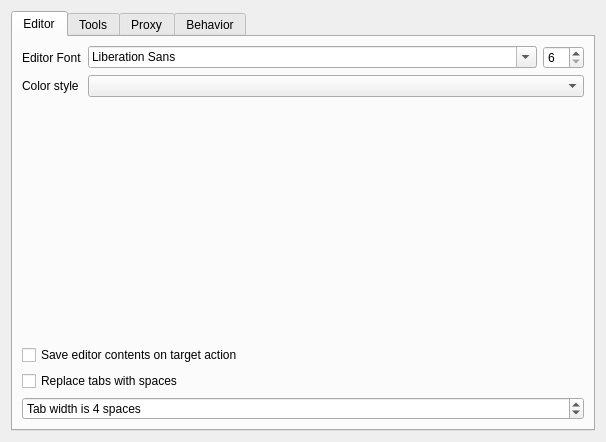
<?xml version="1.0" encoding="UTF-8"?>
<ui version="4.0">
 <class>ConfigWidget</class>
 <widget class="QWidget" name="ConfigWidget">
  <property name="geometry">
   <rect>
    <x>0</x>
    <y>0</y>
    <width>606</width>
    <height>442</height>
   </rect>
  </property>
  <property name="windowTitle">
   <string>Form</string>
  </property>
  <layout class="QVBoxLayout" name="verticalLayout">
   <item>
    <widget class="QTabWidget" name="tabWidget">
     <property name="currentIndex">
      <number>0</number>
     </property>
     <widget class="QWidget" name="editorSettings">
      <attribute name="title">
       <string>Editor</string>
      </attribute>
      <layout class="QGridLayout" name="gridLayout">
       <item row="5" column="0" colspan="3">
        <widget class="QSpinBox" name="editorTabWidth">
         <property name="suffix">
          <string> spaces</string>
         </property>
         <property name="prefix">
          <string>Tab width is </string>
         </property>
         <property name="minimum">
          <number>1</number>
         </property>
         <property name="maximum">
          <number>80</number>
         </property>
         <property name="value">
          <number>4</number>
         </property>
        </widget>
       </item>
       <item row="0" column="1">
        <widget class="QFontComboBox" name="editorFontName">
         <property name="sizePolicy">
          <sizepolicy hsizetype="Expanding" vsizetype="Fixed">
           <horstretch>0</horstretch>
           <verstretch>0</verstretch>
          </sizepolicy>
         </property>
        </widget>
       </item>
       <item row="4" column="0" colspan="3">
        <widget class="QCheckBox" name="editorReplaceTabs">
         <property name="text">
          <string>Replace tabs with spaces</string>
         </property>
        </widget>
       </item>
       <item row="0" column="0">
        <widget class="QLabel" name="label_4">
         <property name="sizePolicy">
          <sizepolicy hsizetype="Maximum" vsizetype="Preferred">
           <horstretch>0</horstretch>
           <verstretch>0</verstretch>
          </sizepolicy>
         </property>
         <property name="text">
          <string>Editor Font</string>
         </property>
        </widget>
       </item>
       <item row="1" column="1" colspan="2">
        <widget class="QComboBox" name="editorStyle">
         <property name="sizePolicy">
          <sizepolicy hsizetype="Expanding" vsizetype="Fixed">
           <horstretch>0</horstretch>
           <verstretch>0</verstretch>
          </sizepolicy>
         </property>
        </widget>
       </item>
       <item row="0" column="2">
        <widget class="QSpinBox" name="editorFontSize">
         <property name="minimum">
          <number>6</number>
         </property>
         <property name="maximum">
          <number>72</number>
         </property>
        </widget>
       </item>
       <item row="1" column="0">
        <widget class="QLabel" name="label_2">
         <property name="sizePolicy">
          <sizepolicy hsizetype="Maximum" vsizetype="Preferred">
           <horstretch>0</horstretch>
           <verstretch>0</verstretch>
          </sizepolicy>
         </property>
         <property name="text">
          <string>Color style</string>
         </property>
        </widget>
       </item>
       <item row="3" column="0" colspan="3">
        <widget class="QCheckBox" name="saveOnActionTarget">
         <property name="text">
          <string>Save editor contents on target action</string>
         </property>
        </widget>
       </item>
       <item row="2" column="0" colspan="3">
        <widget class="CPPTextEditor" name="codeEditor" native="true"/>
       </item>
      </layout>
     </widget>
     <widget class="QWidget" name="toolsSettings">
      <attribute name="title">
       <string>Tools</string>
      </attribute>
      <layout class="QGridLayout" name="gridLayout_3">
       <item row="1" column="0">
        <widget class="QLabel" name="label_5">
         <property name="text">
          <string>Remote template URL</string>
         </property>
         <property name="alignment">
          <set>Qt::AlignRight|Qt::AlignTrailing|Qt::AlignVCenter</set>
         </property>
        </widget>
       </item>
       <item row="2" column="0" colspan="3">
        <widget class="QGroupBox" name="groupBox_2">
         <property name="title">
          <string>Additional PATHs</string>
         </property>
         <layout class="QGridLayout" name="gridLayout_2">
          <item row="0" column="0" rowspan="3">
           <widget class="QListView" name="additionalPathList"/>
          </item>
          <item row="0" column="1">
           <widget class="QToolButton" name="tbPathAdd">
            <property name="text">
             <string>...</string>
            </property>
            <property name="icon">
             <iconset resource="resources/resources.qrc">
              <normaloff>:/images/actions/list-add.svg</normaloff>:/images/actions/list-add.svg</iconset>
            </property>
            <property name="iconSize">
             <size>
              <width>32</width>
              <height>32</height>
             </size>
            </property>
           </widget>
          </item>
          <item row="1" column="1">
           <widget class="QToolButton" name="tbPathRm">
            <property name="text">
             <string>...</string>
            </property>
            <property name="icon">
             <iconset resource="resources/resources.qrc">
              <normaloff>:/images/actions/list-remove.svg</normaloff>:/images/actions/list-remove.svg</iconset>
            </property>
            <property name="iconSize">
             <size>
              <width>32</width>
              <height>32</height>
             </size>
            </property>
           </widget>
          </item>
          <item row="2" column="1">
           <spacer name="verticalSpacer">
            <property name="orientation">
             <enum>Qt::Vertical</enum>
            </property>
            <property name="sizeHint" stdset="0">
             <size>
              <width>20</width>
              <height>177</height>
             </size>
            </property>
           </spacer>
          </item>
         </layout>
        </widget>
       </item>
       <item row="0" column="2">
        <widget class="QToolButton" name="projectPathSetButton">
         <property name="icon">
          <iconset resource="resources/resources.qrc">
           <normaloff>:/images/actions/document-open.svg</normaloff>:/images/actions/document-open.svg</iconset>
         </property>
        </widget>
       </item>
       <item row="1" column="1">
        <widget class="QLineEdit" name="templateUrl"/>
       </item>
       <item row="1" column="2">
        <widget class="QToolButton" name="projectTemplatesDownload">
         <property name="icon">
          <iconset resource="resources/resources.qrc">
           <normaloff>:/images/actions/edit-download.svg</normaloff>:/images/actions/edit-download.svg</iconset>
         </property>
        </widget>
       </item>
       <item row="0" column="1">
        <widget class="QLineEdit" name="workspacePath"/>
       </item>
       <item row="0" column="0">
        <widget class="QLabel" name="label">
         <property name="text">
          <string>Workspace PATH</string>
         </property>
         <property name="alignment">
          <set>Qt::AlignRight|Qt::AlignTrailing|Qt::AlignVCenter</set>
         </property>
        </widget>
       </item>
      </layout>
     </widget>
     <widget class="QWidget" name="proxySettings">
      <attribute name="title">
       <string>Proxy</string>
      </attribute>
      <layout class="QGridLayout" name="gridLayout_5">
       <item row="0" column="0">
        <widget class="QGroupBox" name="groupBox_3">
         <property name="title">
          <string>HTTP proxy for network access</string>
         </property>
         <layout class="QFormLayout" name="formLayout">
          <item row="0" column="0">
           <layout class="QVBoxLayout" name="verticalLayout_2">
            <item>
             <widget class="QRadioButton" name="noProxy">
              <property name="text">
               <string>None</string>
              </property>
             </widget>
            </item>
            <item>
             <widget class="QRadioButton" name="systemProxy">
              <property name="text">
               <string>System proxy</string>
              </property>
             </widget>
            </item>
            <item>
             <widget class="QRadioButton" name="userProxy">
              <property name="text">
               <string>Custom proxy</string>
              </property>
             </widget>
            </item>
           </layout>
          </item>
          <item row="3" column="0">
           <widget class="QGroupBox" name="groupBox">
            <property name="title">
             <string>Proxy authentication</string>
            </property>
            <layout class="QGridLayout" name="gridLayout_4">
             <item row="0" column="0">
              <layout class="QVBoxLayout" name="verticalLayout_3">
               <item>
                <widget class="QCheckBox" name="useAutentication">
                 <property name="enabled">
                  <bool>false</bool>
                 </property>
                 <property name="text">
                  <string>With credentials</string>
                 </property>
                </widget>
               </item>
               <item>
                <layout class="QHBoxLayout" name="horizontalLayout_2">
                 <item>
                  <widget class="QLabel" name="labelUsername">
                   <property name="text">
                    <string>Username</string>
                   </property>
                  </widget>
                 </item>
                 <item>
                  <spacer name="horizontalSpacer">
                   <property name="orientation">
                    <enum>Qt::Horizontal</enum>
                   </property>
                   <property name="sizeHint" stdset="0">
                    <size>
                     <width>40</width>
                     <height>20</height>
                    </size>
                   </property>
                  </spacer>
                 </item>
                 <item>
                  <widget class="QLineEdit" name="username">
                   <property name="enabled">
                    <bool>false</bool>
                   </property>
                   <property name="echoMode">
                    <enum>QLineEdit::Normal</enum>
                   </property>
                  </widget>
                 </item>
                </layout>
               </item>
               <item>
                <layout class="QHBoxLayout" name="horizontalLayout_3">
                 <item>
                  <widget class="QLabel" name="labelPassword">
                   <property name="text">
                    <string>Password</string>
                   </property>
                  </widget>
                 </item>
                 <item>
                  <spacer name="horizontalSpacer_2">
                   <property name="orientation">
                    <enum>Qt::Horizontal</enum>
                   </property>
                   <property name="sizeHint" stdset="0">
                    <size>
                     <width>40</width>
                     <height>20</height>
                    </size>
                   </property>
                  </spacer>
                 </item>
                 <item>
                  <widget class="QLineEdit" name="password">
                   <property name="enabled">
                    <bool>false</bool>
                   </property>
                   <property name="echoMode">
                    <enum>QLineEdit::Password</enum>
                   </property>
                  </widget>
                 </item>
                </layout>
               </item>
              </layout>
             </item>
            </layout>
           </widget>
          </item>
          <item row="1" column="0">
           <layout class="QHBoxLayout" name="horizontalLayout">
            <item>
             <widget class="QLabel" name="labelHost">
              <property name="text">
               <string>Host</string>
              </property>
             </widget>
            </item>
            <item>
             <widget class="QLineEdit" name="proxyHost">
              <property name="enabled">
               <bool>false</bool>
              </property>
              <property name="text">
               <string>localhost</string>
              </property>
             </widget>
            </item>
            <item>
             <widget class="QLabel" name="labelPort">
              <property name="text">
               <string>Port</string>
              </property>
             </widget>
            </item>
            <item>
             <widget class="QLineEdit" name="proxyPort">
              <property name="enabled">
               <bool>false</bool>
              </property>
              <property name="text">
               <string>3128</string>
              </property>
             </widget>
            </item>
           </layout>
          </item>
          <item row="2" column="0">
           <spacer name="verticalSpacer_2">
            <property name="orientation">
             <enum>Qt::Vertical</enum>
            </property>
            <property name="sizeHint" stdset="0">
             <size>
              <width>20</width>
              <height>40</height>
             </size>
            </property>
           </spacer>
          </item>
         </layout>
        </widget>
       </item>
      </layout>
     </widget>
     <widget class="QWidget" name="behaviorSettings">
      <attribute name="title">
       <string>Behavior</string>
      </attribute>
      <layout class="QGridLayout" name="gridLayout_6">
       <item row="0" column="0" colspan="3">
        <widget class="QCheckBox" name="autoUpdateProjectTmplates">
         <property name="text">
          <string>Check for project templates updates at start up</string>
         </property>
         <property name="checked">
          <bool>true</bool>
         </property>
        </widget>
       </item>
       <item row="1" column="2">
        <widget class="QSpinBox" name="loggerFontSize">
         <property name="minimum">
          <number>6</number>
         </property>
         <property name="maximum">
          <number>72</number>
         </property>
        </widget>
       </item>
       <item row="3" column="1" colspan="2">
        <widget class="QComboBox" name="formatterStyle"/>
       </item>
       <item row="1" column="1">
        <widget class="QFontComboBox" name="loggerFontName">
         <property name="sizePolicy">
          <sizepolicy hsizetype="Expanding" vsizetype="Fixed">
           <horstretch>0</horstretch>
           <verstretch>0</verstretch>
          </sizepolicy>
         </property>
         <property name="fontFilters">
          <set>QFontComboBox::MonospacedFonts</set>
         </property>
        </widget>
       </item>
       <item row="5" column="0" colspan="3">
        <spacer name="verticalSpacer_3">
         <property name="orientation">
          <enum>Qt::Vertical</enum>
         </property>
         <property name="sizeHint" stdset="0">
          <size>
           <width>20</width>
           <height>40</height>
          </size>
         </property>
        </spacer>
       </item>
       <item row="3" column="0">
        <widget class="QLabel" name="label_7">
         <property name="text">
          <string>Format Style</string>
         </property>
        </widget>
       </item>
       <item row="4" column="0" colspan="3">
        <widget class="QCheckBox" name="useDevelopment">
         <property name="text">
          <string>Use in-progress/development characteristics</string>
         </property>
        </widget>
       </item>
       <item row="1" column="0">
        <widget class="QLabel" name="label_6">
         <property name="sizePolicy">
          <sizepolicy hsizetype="Maximum" vsizetype="Preferred">
           <horstretch>0</horstretch>
           <verstretch>0</verstretch>
          </sizepolicy>
         </property>
         <property name="text">
          <string>Log View Font</string>
         </property>
        </widget>
       </item>
       <item row="2" column="0" colspan="3">
        <widget class="QWidget" name="widget" native="true">
         <property name="minimumSize">
          <size>
           <width>0</width>
           <height>1</height>
          </size>
         </property>
         <property name="styleSheet">
          <string notr="true">border-bottom: 1px solid;
border-bottom-color: rgb(0, 0, 0, 96);</string>
         </property>
        </widget>
       </item>
      </layout>
     </widget>
    </widget>
   </item>
  </layout>
 </widget>
 <customwidgets>
  <customwidget>
   <class>CPPTextEditor</class>
   <extends>QWidget</extends>
   <header>cpptexteditor.h</header>
   <container>1</container>
  </customwidget>
 </customwidgets>
 <resources>
  <include location="resources/resources.qrc"/>
 </resources>
 <connections/>
</ui>
